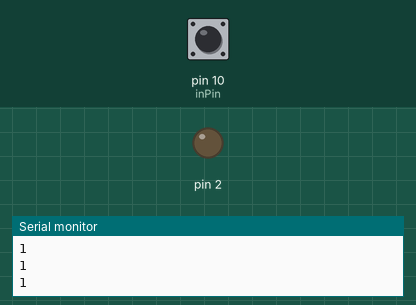
Simulated run of this sketch. Board: Arduino Uno, built with avr-gcc and run on an emulated ATmega328P. On the bench: output pins drawn as LEDs (lit = HIGH), the last lines printed to the serial monitor. Dashed ring = blinking. The inputs (shaded band) are chosen by the test bench; at power-on: pin 10 (inPin) HIGH.

Above: at 1.2 s.
1.3 s: pin 10 (inPin) pulled LOW for 3.2 s
At 2.4 s:
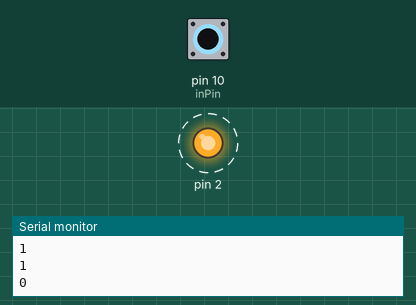
Timing chart, 0 to 6.5 s (numbered marks = the images above; inputs shaded):
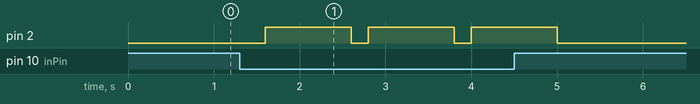

Measured:
- after the input at 1.3 s, pin 2: alternates HIGH for 1.0 s and LOW for 0.20 s, 6 changes in all, then stays LOW, starting after 0.30 s

The sketch:

LED_Test2.ino
```cpp
int keyData = 0;
int inPin = 10;
void setup() {
  Serial.begin(115200); // 통신 설정 근데 통신이 뭘까?
  pinMode(inPin, INPUT_PULLUP); // 풀업저항 사용 - 뭔 뜻인지 모름
  pinMode(2, OUTPUT);  // LED 핀 설정
}

void loop() {
  keyData = digitalRead(inPin); // 이것도 뭔지 모름
  delay(200); // 0.2초 정도 뒤에 출력하게 해줌(디바운딩)
  Serial.println(keyData); // keyData 값을 출력해줌
  if(keyData == LOW){     // keyData 값이 0이면
    digitalWrite(2, HIGH); // LED 13번 핀에 1의 값을 준다.
    delay (1000);
    digitalWrite(2, LOW);  // 다시 LED 13번 핀에 0의 값을 준다.
  }
}
```
